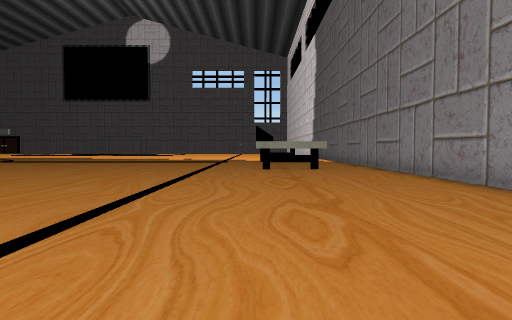
[1] (above)

24 first-person views from a walk through a level from a Godot 3-D game. The camera is 1.5 m above the floor, tilts 2° down and sees 75° across. The floor is counted in squares, 2 m on a side. Each view is taken from the middle of a square. On the plan, view 1 faces up. The plan holds only what a view shows up to about 11 squares ahead; the rest is blank. The place goes on beyond the plan. Flat picture figures and markers are left out. Characters and animated objects are left out. Some surface patterns are stand-ins.

[2]
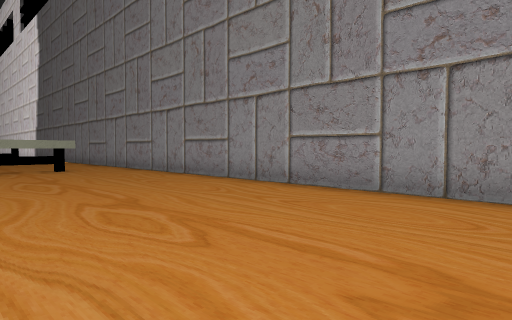

[3]
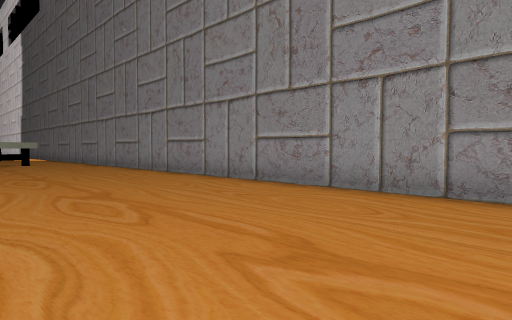

[4]
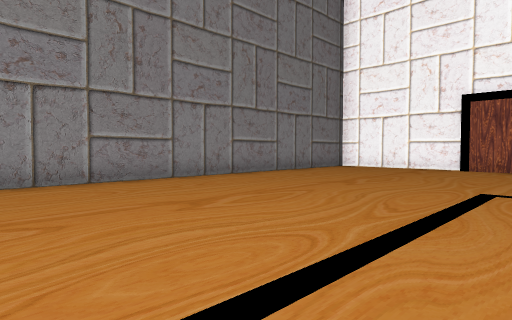

[5]
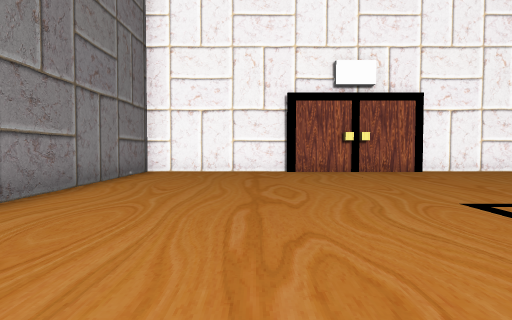

[6]
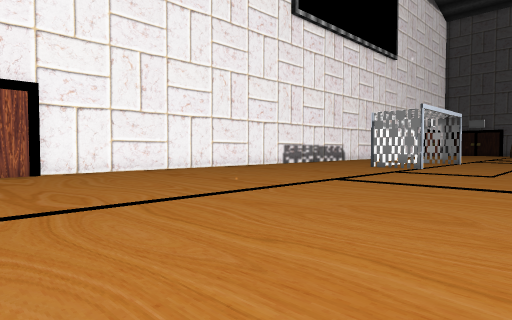

[7]
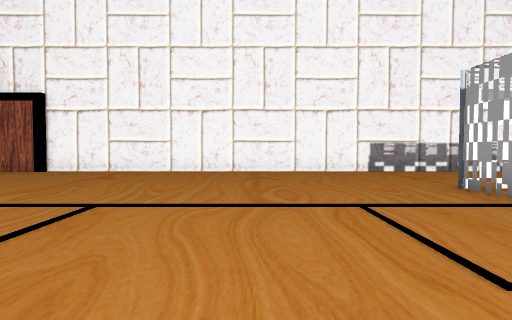

[8]
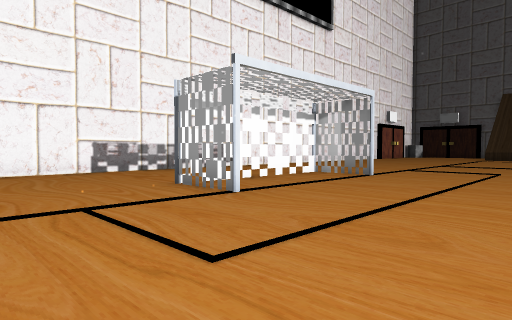

[9]
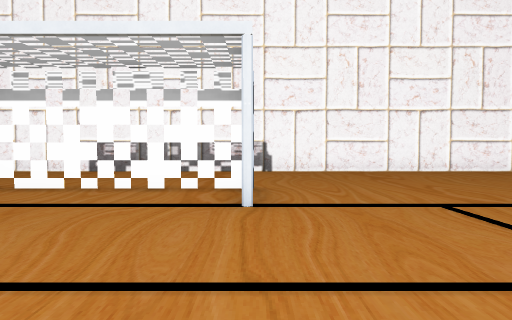

[10]
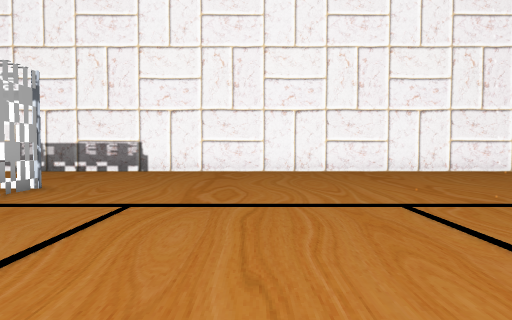

[11]
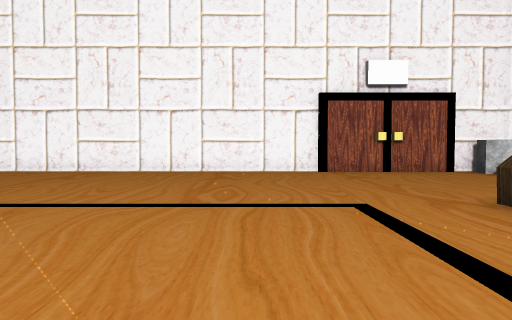

[12]
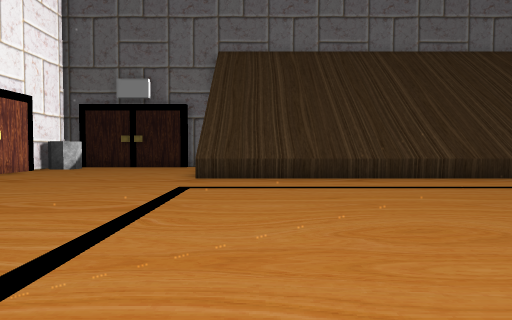

[13]
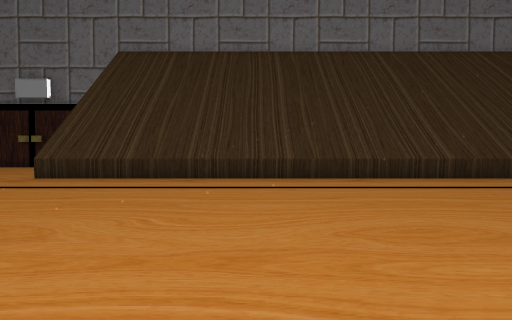

[14]
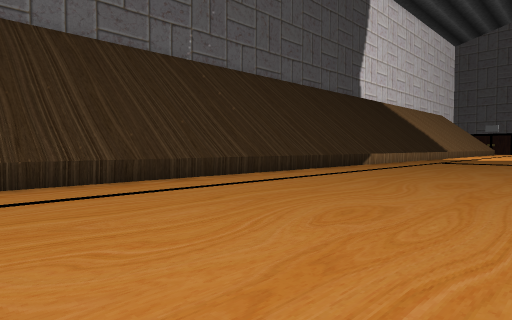

[15]
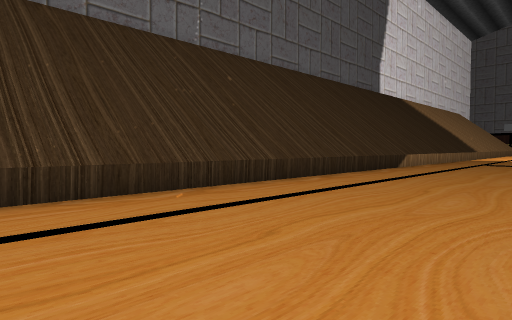

[16]
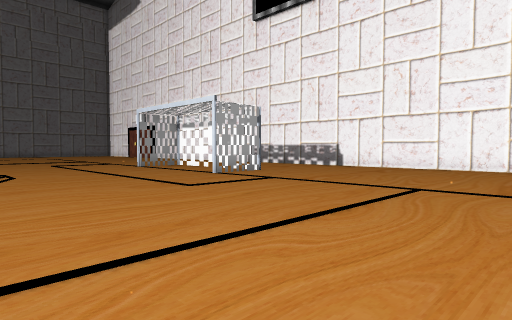

[17]
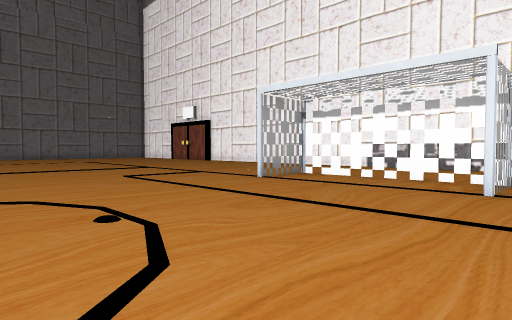

[18]
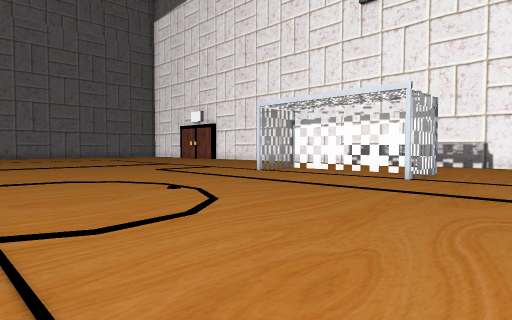

[19]
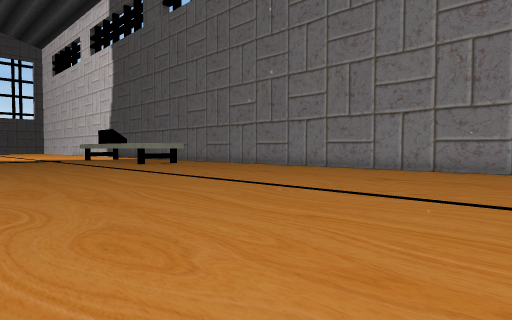

[20]
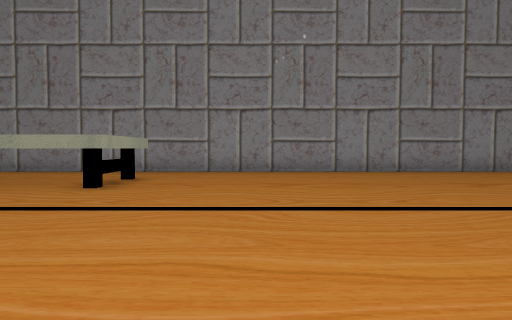

[21]
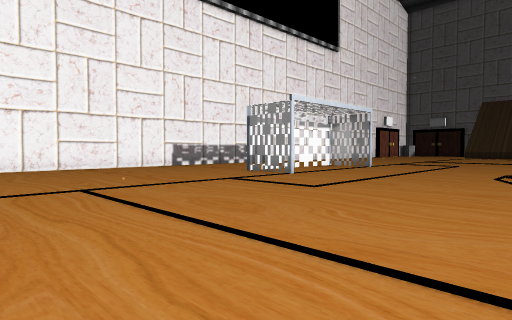

[22]
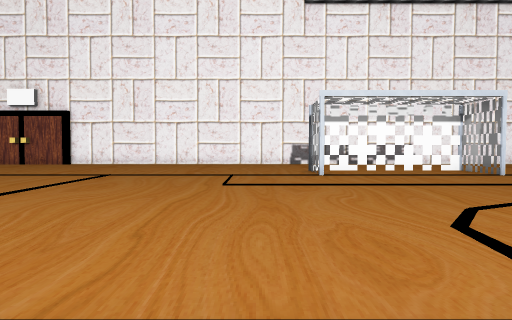

[23]
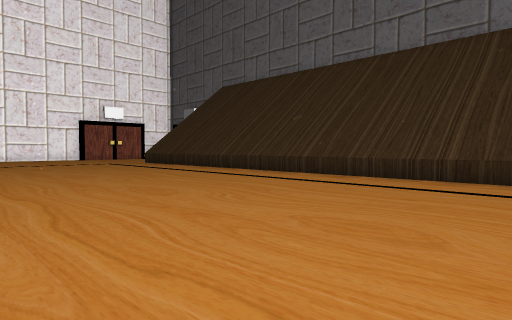

[24]
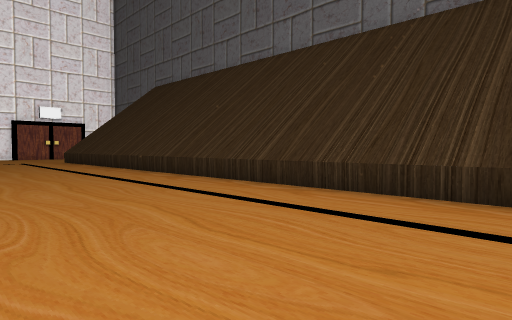

### Floor plan
Points are (right, up) in squares from view 1. A wall is a line through its corners. A room is listed if a view was taken in it or the views show most of it. See-through windows are left out.
Room 1 (views 1, 2, 3, 4, 5, 6, 7, 8, 9, 10, 11, 12, 13, 14, 15, 16, 17, 18, 19, 20, 21, 22, 23, 24)
walls: (-19.9, -7.4) (-19.9, -9.2) (-19.9, -7.4); (-16.1, -9.2) (-14.8, -9.2) (-14.8, -7.4) (-14.8, -9.2); (-19.9, -9.2) (-18.9, -9.2); (-4.4, -13.5) (-0.1, -13.5); (0, -13.7) (4.5, -13.7) (4.5, 12.5); (-34, -13.7) (-4.2, -13.7); (2.6, 11.7) (0, 11.7) (0, 12.5); (-38.4, -13.5) (-34.1, -13.5); (-39.1, -12.4) (-38.8, -12.8) (-38.8, -13.2); (-39.1, -13.7) (-38.4, -13.7)
low walls: (-35.3, 11.4) (-35.3, -7.5)

Positions as (right, up) in squares from view 1, and headings:
1: (0, 0), facing up
2: (-1, 0), facing up-right
3: (-1, -5), facing up-right
4: (-3, -1), facing down-right
5: (1, -3), facing down
6: (-2, -3), facing down-left
7: (-11, -3), facing down
8: (-11, -3), facing down-left
9: (-20, -3), facing down
10: (-24, -3), facing down
11: (-32, -3), facing down
12: (-27, -6), facing left
13: (-27, -2), facing left
14: (-28, 0), facing up-left
15: (-30, 1), facing up-left
16: (-28, -1), facing down-right
17: (-21, -1), facing down-right
18: (-23, 1), facing down-right
19: (-7, -3), facing up-right
20: (-6, 9), facing right
21: (-7, -1), facing down-left
22: (-13, 2), facing down
23: (-27, 9), facing down-left
24: (-30, 12), facing down-left
